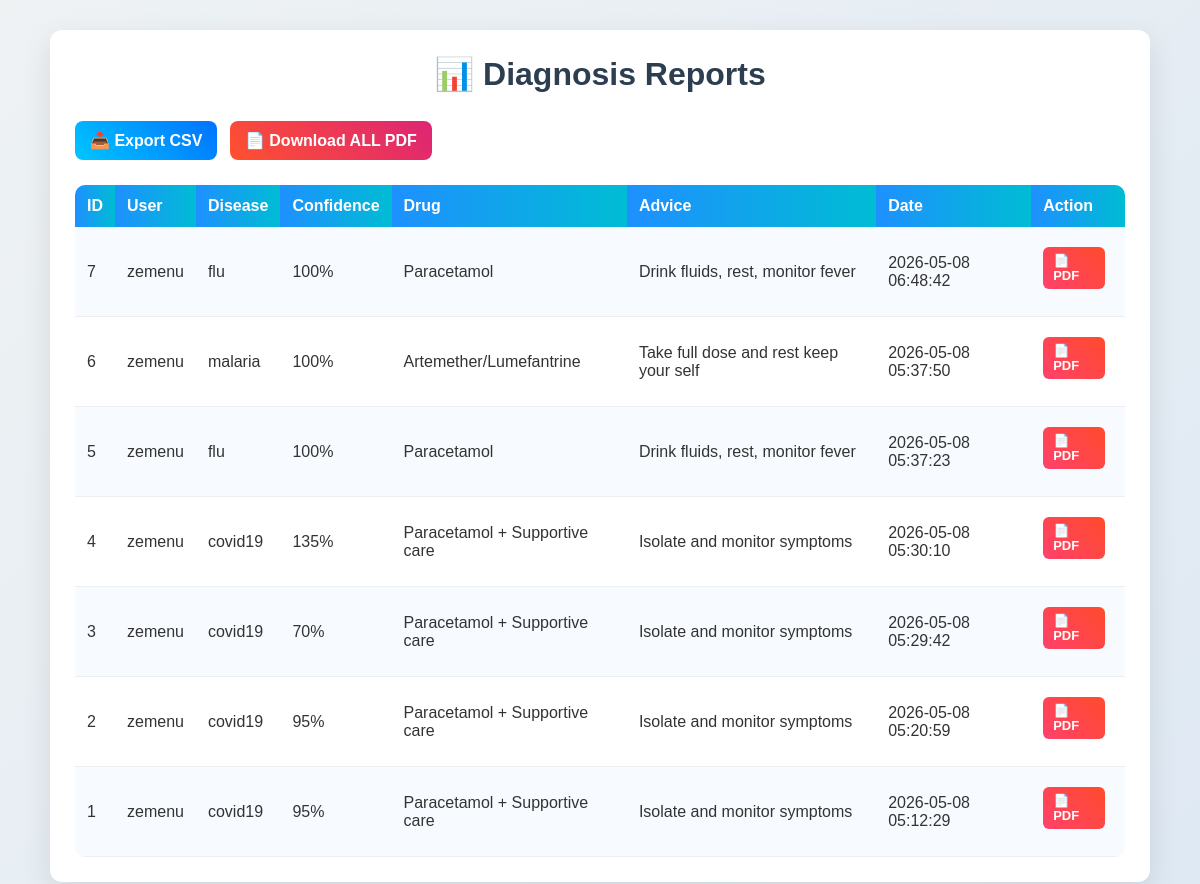
/admin/reports (signed in), run on an earlier commit of the app's database.
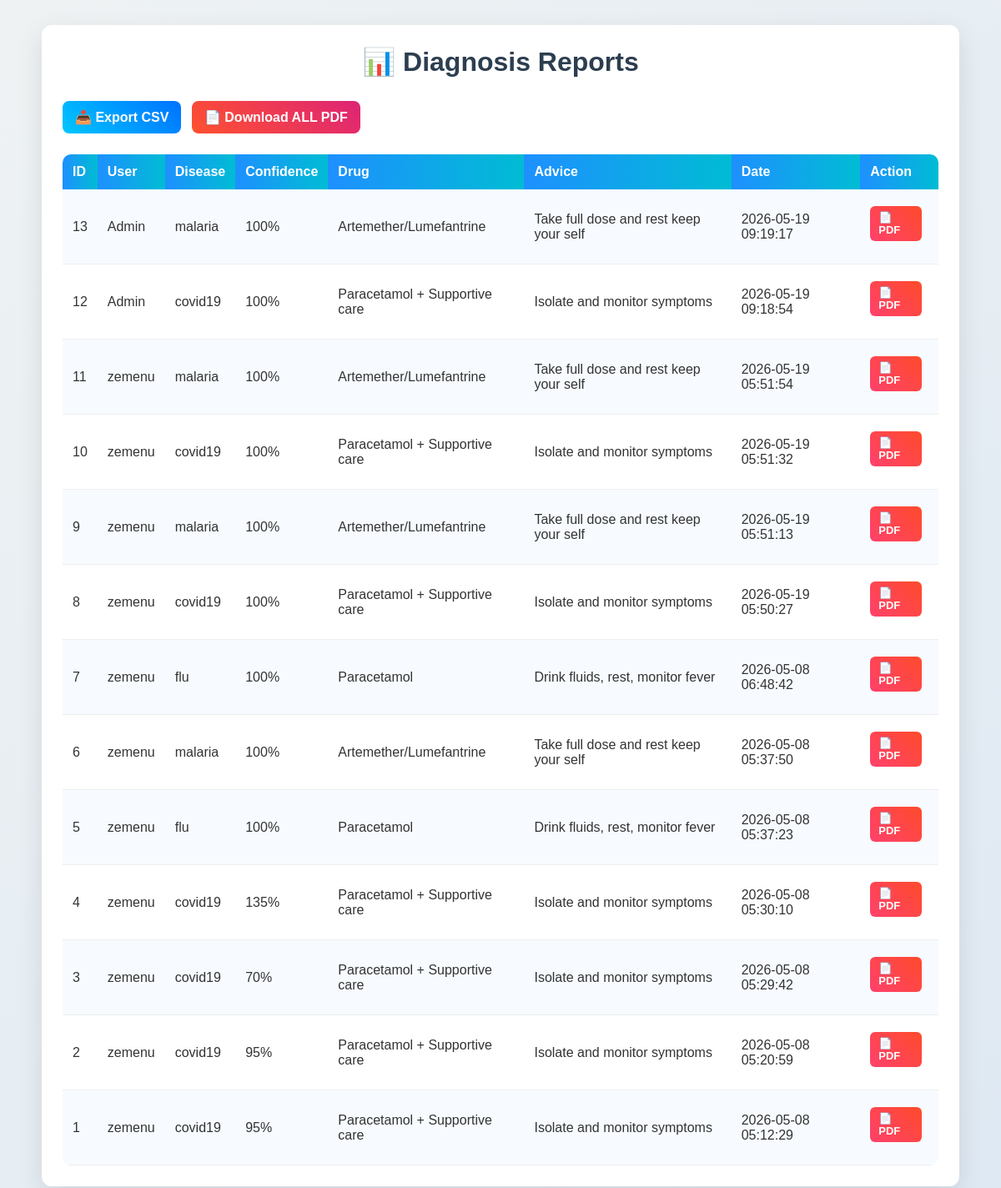
And on a later commit of the database.
### tables this page shows
CREATE TABLE diagnosis_history (
        id INTEGER PRIMARY KEY AUTOINCREMENT,
        user_id INTEGER,
        disease TEXT,
        confidence INTEGER,
        drug_name TEXT,
        advice TEXT,
        created_at TIMESTAMP DEFAULT CURRENT_TIMESTAMP
    );

CREATE TABLE users (
    id INTEGER PRIMARY KEY AUTOINCREMENT,
    name TEXT,
    email TEXT UNIQUE,
    password TEXT,
    role TEXT DEFAULT 'user',
    created_at TIMESTAMP DEFAULT CURRENT_TIMESTAMP
);

### app.py (the view)
@app.route("/admin/reports")
def admin_reports():
    if not is_admin():
        return redirect("/login")
    conn = get_connection()
    cur = conn.cursor()
    cur.execute("""
        SELECT dh.id,
               u.name AS user_name,
               dh.disease,
               dh.confidence,
               dh.drug_name,
               dh.advice,
               dh.created_at
        FROM diagnosis_history dh
        JOIN users u ON dh.user_id = u.id
        ORDER BY dh.created_at DESC
    """)
    reports = cur.fetchall()
    conn.close()
    return render_template("admin/reports.html", reports=reports)

### app.py (called while the page is built)
def is_admin():
    return session.get("role") == "admin"

### database/database.py (called while the page is built)
def get_connection():
    conn = sqlite3.connect(DB_PATH)
    conn.row_factory = sqlite3.Row
    return conn

### templates/admin/reports.html (shortened to what this page needs)
<!DOCTYPE html>
<html>
<head>
    <link rel="stylesheet" href="{{ url_for('static', filename='css/reports.css') }}">
</head>
<body>
<div class="container">
    <h1>📊 Diagnosis Reports</h1>
    <a href="/admin/export_reports_csv">📥 Export CSV</a>
    <a href="/admin/export_all_reports_pdf">
    📄 Download ALL PDF
</a>
    <table>
        <tr>
            <th>ID</th>
            <th>User</th>
            <th>Disease</th>
            <th>Confidence</th>
            <th>Drug</th>
            <th>Advice</th>
            <th>Date</th>
            <th>Action</th>
        </tr>
        {% for r in reports %}
        <tr>
            <td>{{ r.id }}</td>
            <td>{{ r.user_name }}</td>
            <td>{{ r.disease }}</td>
            <td>{{ r.confidence }}%</td>
            <td>{{ r.drug_name }}</td>
            <td>{{ r.advice }}</td>
            <td>{{ r.created_at }}</td>
            <td>
                <a href="/admin/export_report_pdf/{{ r.id }}">
                    📄 PDF
                </a>
            </td>
        </tr>
        {% endfor %}
    </table>
</div>
</body>
</html>

### static/css/reports.css (style rules this page uses)
* { margin: 0; padding: 0; box-sizing: border-box; font-family: Arial, sans-serif; }
body { background: linear-gradient(135deg, #eef2f3, #dfe9f3); padding: 30px; }
.container { max-width: 1100px; margin: auto; background: #fff; padding: 25px; border-radius: 12px; box-shadow: 0 10px 30px rgba(0,0,0,0.1); }
h1 { text-align: center; margin-bottom: 20px; color: #2c3e50; }
.container a { display: inline-block; margin: 8px 8px 15px 0; padding: 10px 15px; text-decoration: none; font-weight: bold; border-radius: 8px; transition: 0.3s ease; }
a[href*="export_reports_csv"] { background: linear-gradient(45deg, #00c6ff, #0072ff); color: white; }
a[href*="export_all_reports_pdf"] { background: linear-gradient(45deg, #ff512f, #dd2476); color: white; }
table { width: 100%; border-collapse: collapse; margin-top: 10px; border-radius: 10px; overflow: hidden; }
th { background: linear-gradient(90deg, #1e90ff, #00bcd4); color: white; padding: 12px; text-align: left; }
td { padding: 12px; border-bottom: 1px solid #eee; color: #333; }
tr:nth-child(even) { background: #f7fbff; }
td a[href*="export_report_pdf"] { background: linear-gradient(45deg, #ff416c, #ff4b2b); color: white; padding: 6px 10px; border-radius: 6px; font-size: 13px; }

What changed in the data, as far as the page shows it:
added diagnosis_history: id "13", user_name "Admin", disease "malaria", confidence "100", drug_name "Artemether/Lumefantrine", advice "Take full dose and rest keep your self", created_at "2026-05-19 09:19:17"
added diagnosis_history: id "12", user_name "Admin", disease "covid19", confidence "100", drug_name "Paracetamol + Supportive care", advice "Isolate and monitor symptoms", created_at "2026-05-19 09:18:54"
added diagnosis_history: id "11", user_name "zemenu", disease "malaria", confidence "100", drug_name "Artemether/Lumefantrine", advice "Take full dose and rest keep your self", created_at "2026-05-19 05:51:54"
added diagnosis_history: id "10", user_name "zemenu", disease "covid19", confidence "100", drug_name "Paracetamol + Supportive care", advice "Isolate and monitor symptoms", created_at "2026-05-19 05:51:32"
added diagnosis_history: id "9", user_name "zemenu", disease "malaria", confidence "100", drug_name "Artemether/Lumefantrine", advice "Take full dose and rest keep your self", created_at "2026-05-19 05:51:13"
added diagnosis_history: id "8", user_name "zemenu", disease "covid19", confidence "100", drug_name "Paracetamol + Supportive care", advice "Isolate and monitor symptoms", created_at "2026-05-19 05:50:27"
